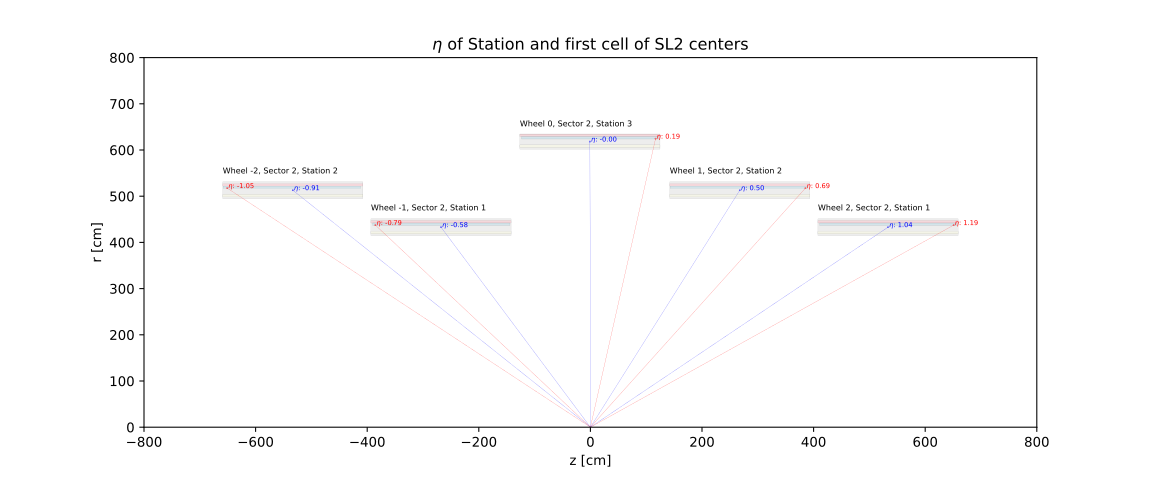

Write Python code to recreate this figure.
import matplotlib.pyplot as plt
from mpldts.geometry import Station
from mpldts.patches import DTPatch
# make a illustration of the eta of the stations and the first cell of super layer 2
dpi = 800

bounds_kwargs = {
    "linewidth": 72 / dpi,
    "edgecolor": "k",
    "facecolor": ["lightgray", "lightyellow", "lightpink", "lightblue"],
    "alpha": 0.4,
}
cells_kwargs = {
    "linewidth": .2 * 72 / dpi,
    "facecolor": "none",
    "edgecolor": "k",
}

fig, ax = plt.subplots(1, 1, figsize=(12, 5))

stations = [
    {"wheel": -2, "sector": 2, "station": 2},
    {"wheel": -1, "sector": 2, "station": 1},
    {"wheel": 0, "sector": 2, "station": 3},
    {"wheel": 1, "sector": 2, "station": 2},
    {"wheel": 2, "sector": 2, "station": 1},
]

for station_info in stations:
    wh, sc, st = station_info["wheel"], station_info["sector"], station_info["station"]
    station = Station(wheel=wh, sector=sc, station=st)
    _ = DTPatch(
        station,
        axes=ax,
        faceview="eta",
        local=False,
        bounds_kwargs=bounds_kwargs,
        cells_kwargs=cells_kwargs
    )

    global_center = station.global_center
    _, height, length, = station.bounds
    # Draw vector from origin to station global center
    z, r = global_center[2], (global_center[0]**2 + global_center[1]**2)**0.5
    ax.text(z - length/2, r + height + 0.2, f"{station.name}", color='black', fontsize=6) 
    ax.scatter(z, r, marker="o", color="blue", s=0.08)
    ax.arrow(0, 0, z, r, length_includes_head=True, head_width=0.01, head_length=0.01, linewidth=0.1,color='blue', hatch='X')
    ax.text(z + 2, r, r"$\eta$"+ f": {station.eta:.2f}", color='blue', fontsize=5)

    # Draw vector from origin to first cell of super layer 2
    first_cell = station.super_layer(2).layer(1).cells[0]
    first_cell_position = first_cell.global_center
    z_cell, r_cell = first_cell_position[2], (first_cell_position[0]**2 + first_cell_position[1]**2)**0.5
    ax.scatter(z_cell, r_cell, marker="o", color="red", s=0.08)
    ax.arrow(0, 0, z_cell, r_cell, length_includes_head=True, head_width=0.01, head_length=0.01, linewidth=0.1, color='red', hatch='X')
    ax.text(z_cell + 2, r_cell, r"$\eta$"+ f": {first_cell.eta:.2f}", color='red', fontsize=5)
    

ax.set_title(r"$\eta$ of Station and first cell of SL2 centers")
ax.set_xlabel("z [cm]")
ax.set_ylabel("r [cm]")

ax.set_xlim(-800, 800)
ax.set_ylim(0, 800)

fig.savefig("cms_dts_etas.svg", dpi=500)
